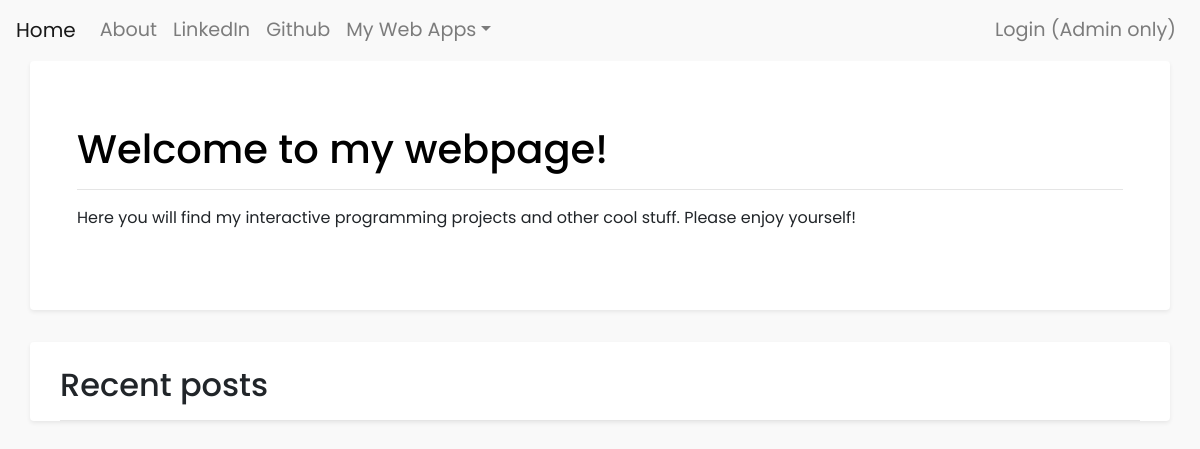
The app's page /, older data.
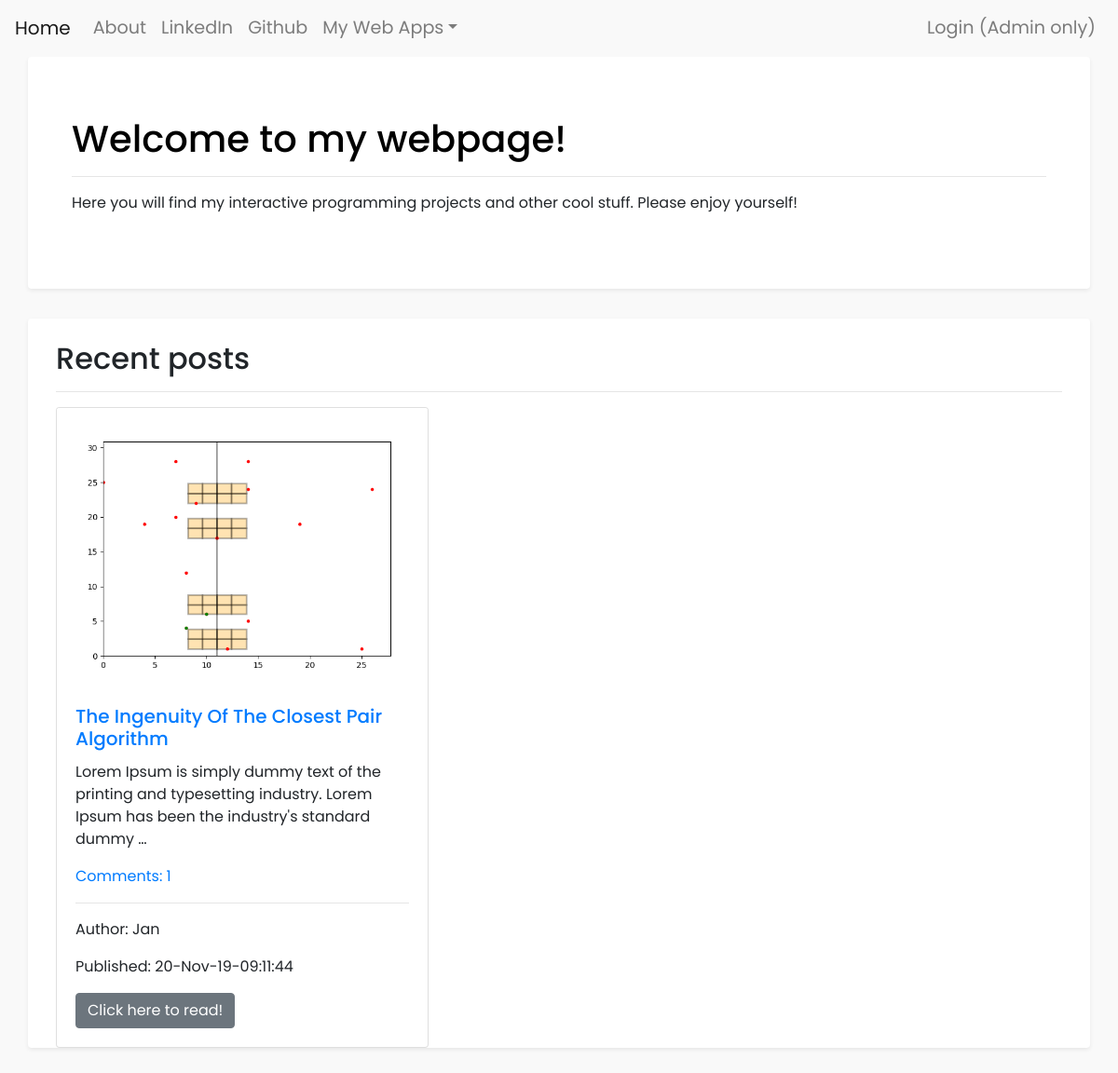
The same page, newer data.
### blog/models.py (models this page shows, shortened)
class Post(models.Model):
	author = models.ForeignKey('auth.User')
	title = models.CharField(max_length=264)
	text = models.TextField()
	created_date = models.DateTimeField(default=timezone.now)
	picture = models.ImageField(upload_to='pictures', blank=True)
	published_date = models.DateTimeField(blank=True, null=True)
	def approved_comments(self):
		return self.comments.filter(approved_comment=True)

### blog/views.py (the view)
# urls.py: url(r'^$', views.PostListView.as_view(), name="post_list"),
class PostListView(ListView):
	model = Post
	def get_queryset(self):
		return Post.objects.filter(published_date__lte=timezone.now()).order_by('-published_date')

### blog/templates/blog/post_list.html
{% extends "blog/base.html" %}
{% load staticfiles %}
{% block body_block %}
<div class="container shadow-sm bg-white rounded">
	<div class="jumbotron">
	<h1 class="homepagetitle">Welcome to my webpage!</h1>
	<hr>
	<p>Here you will find my interactive programming projects and other cool stuff. Please enjoy yourself!</p>
	</div>
</div>
<div class="container shadow-sm bg-white rounded">
<div class="container">
	<br>
	<h2>Recent posts</h2>
	<hr>
	{% for post in post_list %}
	<div class="card" style="width: 25rem;">
		<a href="#"><img src="{{post.picture.url}}" alt = "postimg" class="card-img-top"></a>
		<div class="card-body">
			<h5 class="card-title"><a href="{% url 'post_detail' pk=post.pk %}">{{post.title|title}}</a></h5>
			 <p class="card-text">{{post.text|truncatewords:20}}</p>
			 <a href="{% url 'post_detail' pk=post.pk %}">Comments: {{post.approved_comments.count}}</a>
			 <hr>
			 <p>Author: {{post.author|title}}</p>
			 <p>Published: {{post.published_date|date:'d-M-y-H:m:s'}}</p>
			 <a href="{% url 'post_detail' pk=post.pk %}" class="btn btn-secondary">Click here to read!</a>
		</div>
	</div>
	{% endfor %}
</div>
</div>
{% endblock %}

### blog/templates/blog/base.html (shortened to what this page needs)
<!DOCTYPE html>
{% load staticfiles %}
<html>
<head>
	<link rel="stylesheet" href="https://maxcdn.bootstrapcdn.com/bootstrap/4.3.1/css/bootstrap.min.css">
	<link rel="stylesheet" type="text/css" href="{% static 'blog/mystyle.css' %}">
	<link rel="stylesheet" href="//cdn.jsdelivr.net/npm/medium-editor@latest/dist/css/medium-editor.min.css" type="text/css" media="screen" charset="utf-8">
</head>
<body>
	<nav class="navbar navbar-expand-md navbar-light nav-fixed-top mynavbar" style="background-color: #F9F9F9;">
		<a class ="navbar-brand" href="{% url 'post_list' %}" >Home</a>
		<div class="collapse navbar-collapse" id="collapsibleItems">
			<ul class="nav navbar-nav">
				<li>
					<a class ="nav-link" href="{% url 'about' %}" >About</a>
				</li>
				<li class="navbar-item">
					<a class ="nav-link fab fa-linkedin-in grey-text" href="https://www.linkedin.com/in/jan-charler-6a58b3167/" >LinkedIn</a>
				</li>
				<li class="navbar-item">
					<a class ="nav-link fab fa-linkedin-in grey-text" href="https://github.com/JanCharler" >Github</a>
				</li>
			        <li class="dropdown">
			          <a href="#" class="dropdown-toggle nav-link" data-toggle="dropdown">My Web Apps<b class="caret"></b></a>
			        </li>
			</ul>
			<ul class="nav navbar-nav ml-auto">
				{% if user.is_authenticated %}
				<li class="navbar-item">
					<a class ="nav-link" href="{% url 'logout' %}" >Logout</a>
				</li>
				{% else %}
				<li class="navbar-item">
					<a class ="nav-link" href="{% url 'login' %}" >Login (Admin only)</a>
				</li>
				{% endif %}
			</ul>
		</div>
	</nav>
	{% block body_block %}
	{% endblock %}
</body>
</html>

### static/blog/mystyle.css (style rules this page uses)
body { font-family: 'Poppins', sans-serif; background-color: #F9F9F9; padding-bottom: 5%; }
.homepagetitle { color: black; background-position: center; background-repeat: no-repeat; background-size: cover; }
.jumbotron { background: white; }
.mynavbar { font-size: 1.2em; }

Row changes from the older to the newer data that the page shows:
added Post: picture (picture), title "The Ingenuity Of The Closest Pair Algorithm", text "Lorem Ipsum is simply dummy text of the printing and typesetting industry. Lorem Ipsum has been the industry's standard dummy …", approved_comments.count "1", author "Jan", published_date "20-Nov-19-09:11:44"
